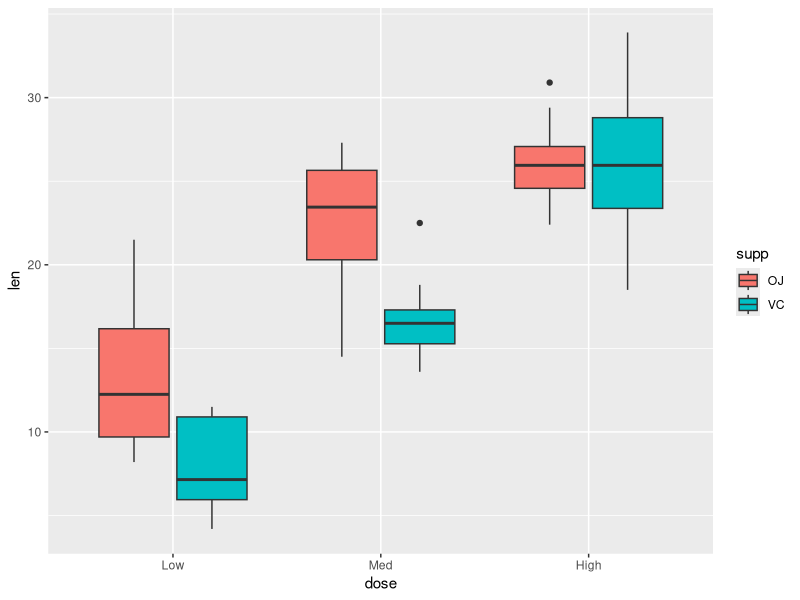

Generate this figure with R:
## ---- chunk 1
toothData <- read.csv("data/toothData.csv", stringsAsFactors=FALSE)
toothData$supp <- as.factor(toothData$supp)
toothData$dose <- factor(toothData$dose, levels=c("Low", "Med", "High"))
## ---- chunk 2
head(toothData)
summary(toothData)
nrow(toothData)
## ---- chunk 3
library(ggplot2)
ggplot(toothData, aes(x = dose, y = len, fill = supp)) +
  geom_boxplot()
## ---- chunk 4
lowData <- subset(toothData, dose == "Low")
splitData <- split(lowData, lowData$supp)
g1 <- splitData$OJ$len
g2 <- splitData$VC$len
t.test(g1, g2, alternative = "two.sided")
## ---- chunk 5
t.test(len ~ supp, data = toothData, subset = dose == "Low")
## ---- chunk 6
results <- t.test(len ~ supp, data = toothData, subset = dose == "Low")
str(results)
## ---- chunk 7
myToothTest <- function(data){
  
  # Perform the t.test
  res <- t.test(len~supp, data)
  
  # Output the data.frame
  data.frame(Difference  = -diff(res$estimate),
             T = res$statistic,
             DF = res$parameter,
             P = res$p.value, 
             row.names= NULL)
  
}
## ---- chunk 8
subData <- subset(toothData, dose == "Low")
myToothTest(subData)
## ---- chunk 9
myToothTest <- function(doseLevel, data){
  
  # Check the structure of the inputs
  stopifnot(doseLevel %in% levels(data$dose))
  stopifnot(is.data.frame(data))
  stopifnot(names(data) %in% c("len", "supp", "dose"))
  
  # Subset the data
  data <- subset(data, dose == doseLevel)
  
  # Perform the t.test
  res <- t.test(len~supp, data)
  
  # Output the data.frame
  data.frame(Dose = doseLevel,
             Difference  = -diff(res$estimate),
             T = res$statistic,
             DF = res$parameter,
             P = res$p.value, 
             row.names= NULL)
  
}
## ---- chunk 10
myToothTest("Low", toothData)
## ---- chunk 11
y <- c(1, 16, 2, 9)
lapply(y, FUN = sqrt)
## ---- chunk 12
sapply(y, FUN = sqrt)
## ---- chunk 13
doseLevels <- levels(toothData$dose)
lapply(doseLevels, myToothTest, data = toothData)
## ---- chunk 14
library(dplyr)
## ---- chunk 15
doseResults <- lapply(doseLevels, myToothTest, data = toothData)
doseResults <- bind_rows(doseResults)
doseResults
## ---- chunk 16
library(knitr)
kable(doseResults)
